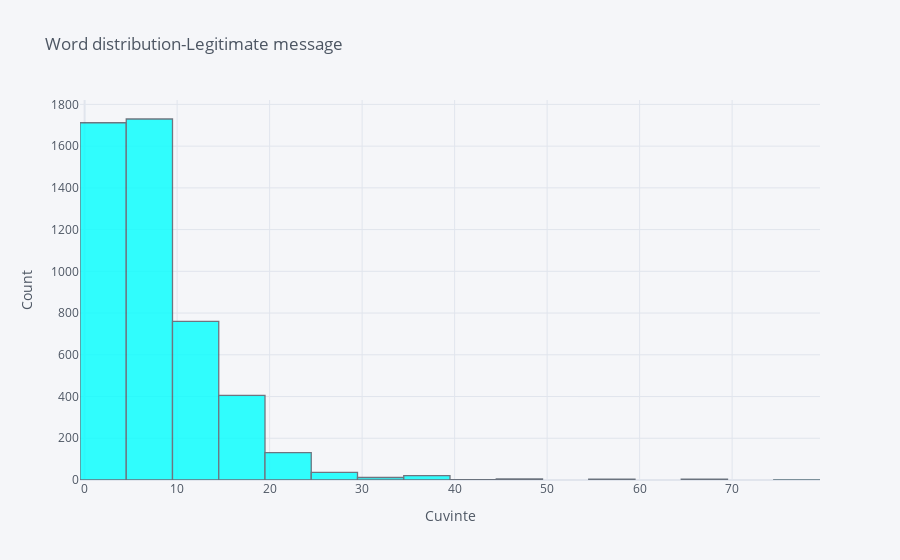

Notebook cell for this chart:
### Code cell
ham_nr_cuvinte['Nr_cuvinte'].iplot( kind = 'hist', colors = 'aqua', bins = 30, 
                         xTitle = 'Cuvinte', yTitle = 'Count',
                         title = 'Word distribution-Legitimate message')

### Figure 1 — Plotly figure (JSON) as saved in the notebook; plotly's stock layout.template omitted (floating-point values rounded to 4 significant figures; data arrays with more than 128 entries replaced by an {"elided": "..."} marker saying what was removed)
{"data": [{"histfunc": "count", "histnorm": "", "marker": {"color": "rgba(0, 255, 255, 1.0)", "line": {"color": "#4D5663", "width": 1.3}}, "name": "Nr_cuvinte", "nbinsx": 30, "opacity": 0.8, "orientation": "v", "type": "histogram", "x": {"elided": "4825 int values"}}], "layout": {"barmode": "overlay", "legend": {"bgcolor": "#F5F6F9", "font": {"color": "#4D5663"}}, "paper_bgcolor": "#F5F6F9", "plot_bgcolor": "#F5F6F9", "title": {"font": {"color": "#4D5663"}, "text": "Word distribution-Legitimate message"}, "xaxis": {"gridcolor": "#E1E5ED", "showgrid": true, "tickfont": {"color": "#4D5663"}, "title": {"font": {"color": "#4D5663"}, "text": "Cuvinte"}, "zerolinecolor": "#E1E5ED"}, "yaxis": {"gridcolor": "#E1E5ED", "showgrid": true, "tickfont": {"color": "#4D5663"}, "title": {"font": {"color": "#4D5663"}, "text": "Count"}, "zerolinecolor": "#E1E5ED"}}}
